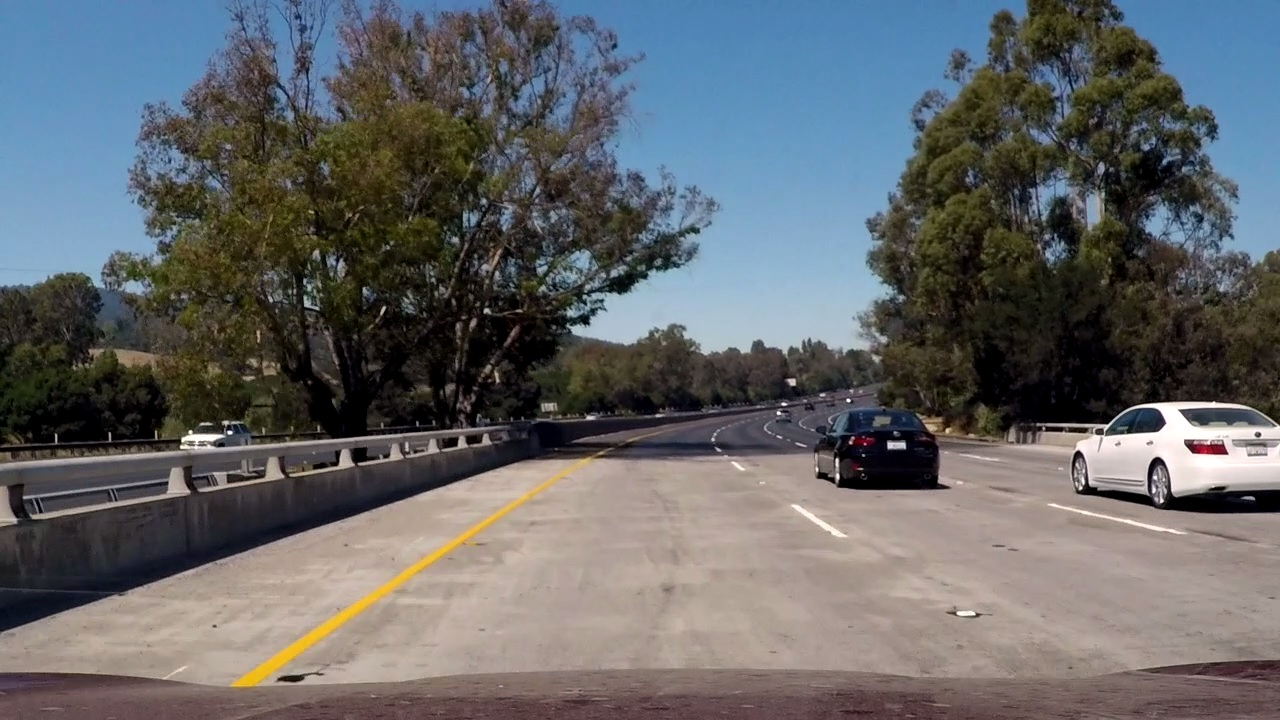
#> input picture test_images/challenge1.jpg, 1280 x 720 px, given in place of solidYellowLeft.jpg, which was not available
$ jupyter execute --allow-errors P1.ipynb   (shell and % lines are left out)   (text cells are left out)
#> lines starting #> are read from the running program, lines starting #| are printed output that depends on the picture; after the words box and inside, x2 and y2 are one past the last pixel; in counts of white or black regions, pixels touching at a corner belong together; pictures that were not available may be replaced by others from this repository, and a replacement may not be noted
[cell 1]
import math
import matplotlib.pyplot as plt
import matplotlib.image as mpimg
import numpy as np
import cv2
plt.rcParams['figure.figsize'] = (10.0, 8.0)

[cell 2]
region = [(0,1), (.45,.6), (.55,.6), (1,1)]
blur_kernel_size = 5
canny_thres = (70, 200)
hough_params = (1, math.pi/180, 40)
grouping_thres = (30, 0.2)
group_size_thres = 2

[cell 3]
def grayscale(img):
    return cv2.cvtColor(img, cv2.COLOR_RGB2GRAY)

def canny(img, low_threshold, high_threshold):
    return cv2.Canny(img, low_threshold, high_threshold)

def gaussian_blur(img, kernel_size):
    return cv2.GaussianBlur(img, (kernel_size, kernel_size), 0)

def region_of_interest(img, normal_vertices):
    vertices = [(int(v[0]*img.shape[1]), int(v[1]*img.shape[0])) for v in normal_vertices]
    mask = np.zeros_like(img)
    if len(img.shape) > 2:
        channel_count = img.shape[2]
        ignore_mask_color = (255,) * channel_count
    else:
        ignore_mask_color = 255
    cv2.fillPoly(mask, np.array([vertices]), ignore_mask_color)
    masked_image = cv2.bitwise_and(img, mask)
    return masked_image

def draw_lines(img, lines, color=[255, 0, 0], thickness=2):
    for line in lines:
        x1,y1,x2,y2 = line
        cv2.line(img, (x1, y1), (x2, y2), color, thickness)

def hough_lines(img, rho, theta, threshold):
    lines = cv2.HoughLines(img, rho, theta, threshold)
    return lines.squeeze()

def are_colinear(rho1, theta1, rho2, theta2, rho_thres, theta_thres):
    drho = abs(rho2-rho1)
    dtheta = abs(theta2-theta1)
    return drho < rho_thres and dtheta < theta_thres

def group_lines(lines, rho_thres, theta_thres):
    lines.sort(key=(lambda x: x[1]))
    groups = []
    for index, line in enumerate(lines):
        if (index > 0 and are_colinear(line[0], line[1], lines[index-1][0], lines[index-1][1], rho_thres, theta_thres)):
            groups[-1].append(line)
        else:
            groups.append([line])
    return groups

def average_lines(lines):
    return [
        sum([line[0] for line in lines])/len(lines),
        sum([line[1] for line in lines])/len(lines)
    ]

def polar_to_cartesian_line(rho, theta):
    return (-math.cos(theta)/math.sin(theta), rho/math.sin(theta))

[cell 4]
import os
os.listdir("test_images/")

[cell 5]
img = plt.imread('test_images/solidYellowLeft.jpg')
#> img is the input picture: shape (720, 1280, 3); mean R, G, B 99.4, 101.6, 103.9
plt.imshow(img)

[cell 6]
gray_img = grayscale(img)
blur_img = gaussian_blur(gray_img, blur_kernel_size)
plt.imshow(blur_img, cmap='gray')

[cell 7]
edges_img = canny(blur_img, canny_thres[0], canny_thres[1])
#> in canny, `return cv2.Canny(img, low_threshold, high_threshold)`:
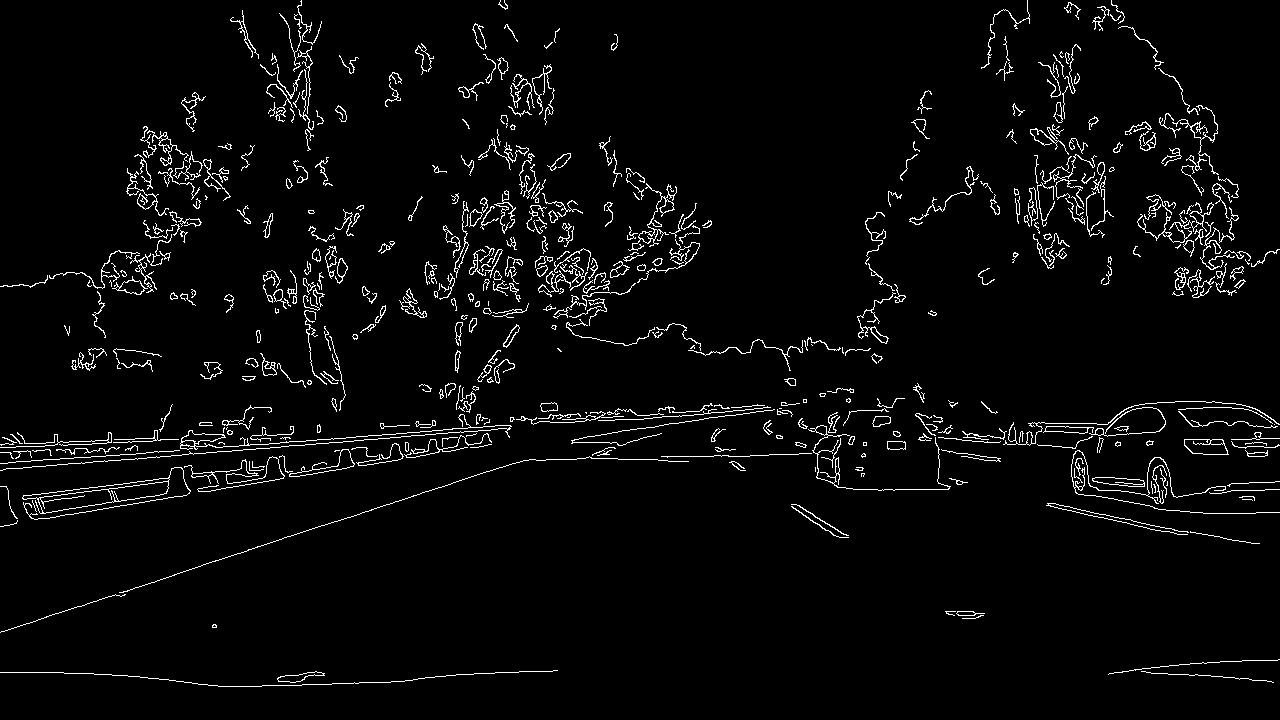
#> returned value: shape (720, 1280); 3.5% white in thin lines or dots
edges_img = region_of_interest(edges_img, region)
#> in region_of_interest, `cv2.fillPoly(mask, np.array([vertices]), ignore_mask_color)`: mask: shape (720, 1280); 22% white; 1 white region, box (x1, y1, x2, y2) and area: (2, 432, 1279, 720) 202751
#> in region_of_interest, `masked_image = cv2.bitwise_and(img, mask)`:
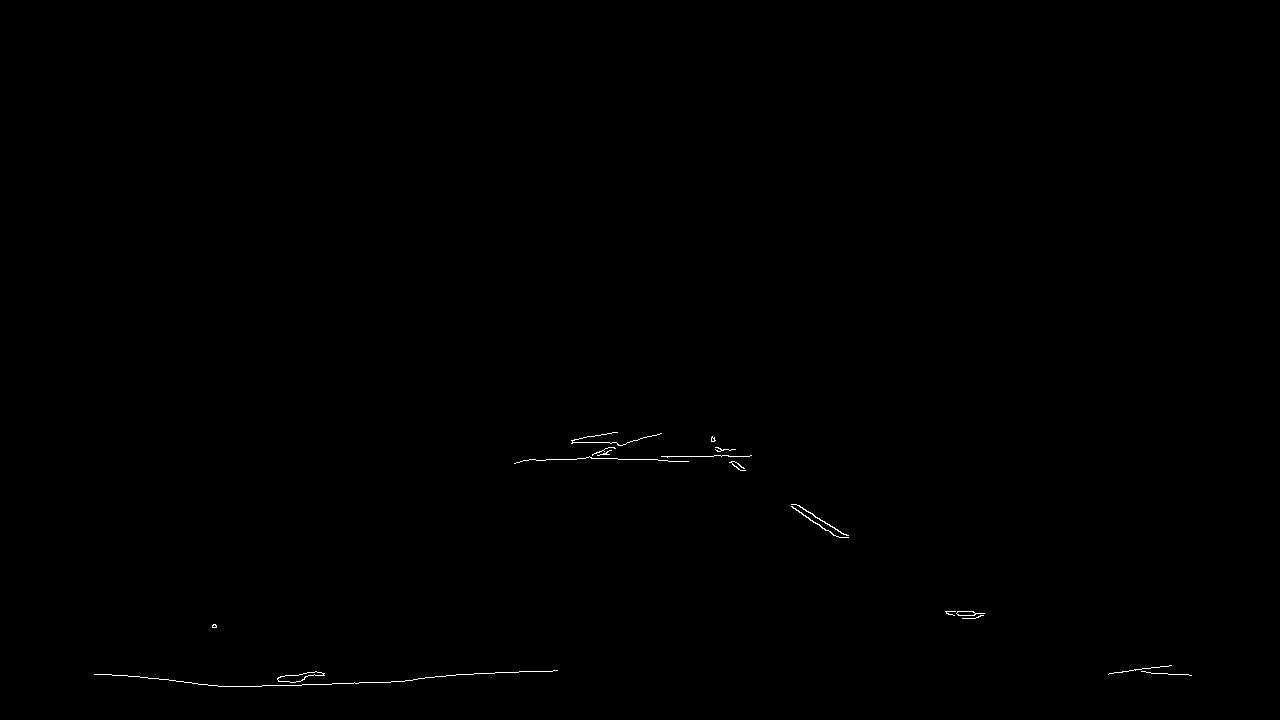
#> masked_image: shape (720, 1280); 0.17% white in thin lines or dots, all inside (x1, y1, x2, y2) = (94, 432, 1192, 687)
plt.imshow(edges_img, cmap='gray')

[cell 8]
hlines = hough_lines(edges_img, hough_params[0], hough_params[1], hough_params[2]).tolist()
#> in hough_lines, `lines = cv2.HoughLines(img, rho, theta, threshold)`: lines = 49 rows, first 8: [698, 1.52], [694, 1.54], [690, 1.55], [705, 1.5], [468, 1.55], [459, 1.57], [456, 1.57], [659, 1.68]
#> hlines = 49 pairs, first value -89 to 821, second value 1.27 to 2.23
groups = group_lines(hlines, grouping_thres[0], grouping_thres[1])
#> the loop in group_lines, `for index, line in enumerate(lines):` made 49 passes
#> (line, drho in are_colinear, dtheta in are_colinear) on passes 2 to 13: ([821, 1.43], 214, 0.157), ([724, 1.45], 97, 0.0175), ([803, 1.45], 79, 0), ([719, 1.47], 84, 0.0175), ([712, 1.48], 7, 0.0175), ([705, 1.5], 7, 0.0175), ([698, 1.52], 7, 0.0175), ([700, 1.52], 2, 0), ([488, 1.52], 212, 0), ([492, 1.52], 4, 0), ([694, 1.54], 202, 0.0175), ([479, 1.54], 215, 0)
#> line on pass 1: [607, 1.27]
#> after the loop in group_lines, `for index, line in enumerate(lines):`: groups = 20 items
#> groups = 20 items
groups = [group for group in groups if len(group) >= group_size_thres]
#> groups = 8 items
hlines = [average_lines(group) for group in groups]
#> hlines = [[706.8, 1.5], [490, 1.52], [457.5, 1.57], [678.2, 1.57], [444.7, 1.58], [674, 1.61], [659.5, 1.67], [-16.77, 2.16]]
hlines = [polar_to_cartesian_line(rho, theta) for rho, theta in hlines if abs(theta) > .1]
#> hlines = [(-0.0734, 708.7), (-0.0524, 490.7), (4.37e-08, 457.5), (4.37e-08, 678.3), (0.0116, 444.7), (0.0349, 674.4), (0.0963, 662.6), (0.663, -20.12)]

lines = [(0, int(b), img.shape[1], int(m*img.shape[1]+b)) for m, b in hlines]
#> lines = [(0, 708, 1280, 614), (0, 490, 1280, 423), (0, 457, 1280, 457), (0, 678, 1280, 678), (0, 444, 1280, 459), (0, 674, 1280, 719), (0, 662, 1280, 785), (0, -20, 1280, 828)]
line_img = np.zeros((img.shape[0], img.shape[1], 3), dtype=np.uint8)
draw_lines(line_img, lines)
#> the loop in draw_lines, `for line in lines:` made 8 passes
#> (line, y1, y2) on passes 1 to 8: ((0, 708, 1280, 614), 708, 614), ((0, 490, 1280, 423), 490, 423), ((0, 457, 1280, 457), 457, 457), ((0, 678, 1280, 678), 678, 678), ((0, 444, 1280, 459), 444, 459), ((0, 674, 1280, 719), 674, 719), ((0, 662, 1280, 785), 662, 785), ((0, -20, 1280, 828), -20, 828)
line_img = region_of_interest(line_img, region)
line_img = cv2.addWeighted(cv2.cvtColor(edges_img, cv2.COLOR_GRAY2RGB), .5, line_img, .5, 0)
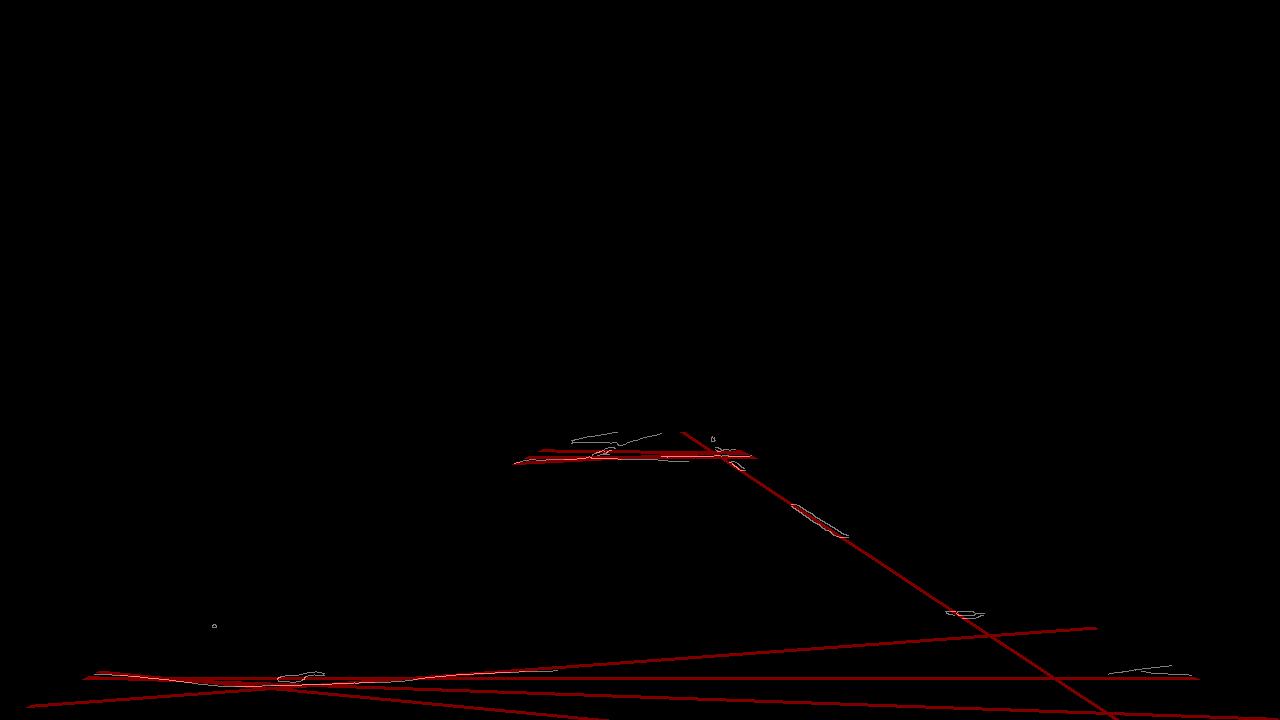
#> line_img: shape (720, 1280, 3); mean of channels 0, 1, 2 2.2, 0.2, 0.2; drawn as R, G, B
plt.imshow(line_img)

[cell 9]
hlines.sort(key=(lambda x: x[0]))
lines = [(0, int(b), img.shape[1], int(m*img.shape[1]+b)) for m, b in hlines]
left_lane = lines[-1]
#> left_lane = (0, -20, 1280, 828)
right_lane = lines[0]
#> right_lane = (0, 708, 1280, 614)

line_img = np.zeros((img.shape[0], img.shape[1], 3), dtype=np.uint8)
draw_lines(line_img, [left_lane, right_lane], thickness=5)
#> call 2 of draw_lines, with thickness = 5
#> after the loop in draw_lines (call 2), `for line in lines:`:
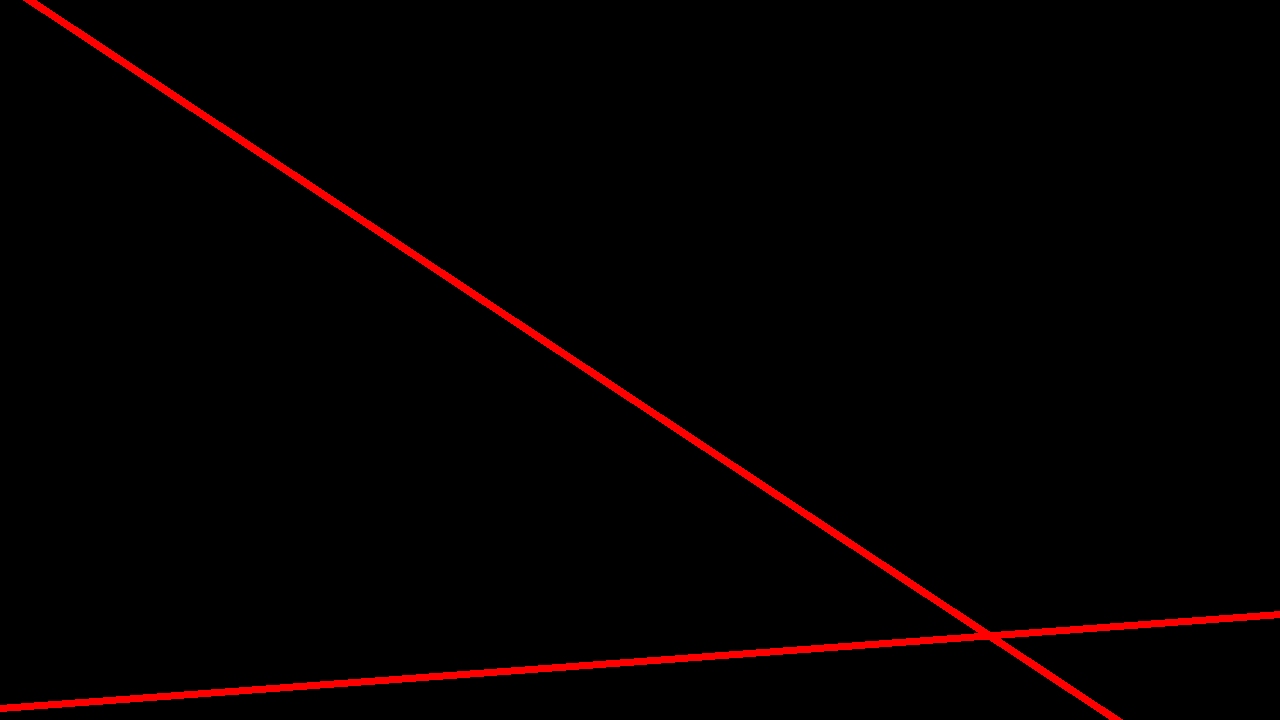
#> img: shape (720, 1280, 3); mean of channels 0, 1, 2 5.1, 0, 0; drawn as R, G, B
line_img = region_of_interest(line_img, region)
line_img = cv2.addWeighted(cv2.cvtColor(edges_img, cv2.COLOR_GRAY2RGB), .5, line_img, .5, 0)
plt.imshow(line_img)
